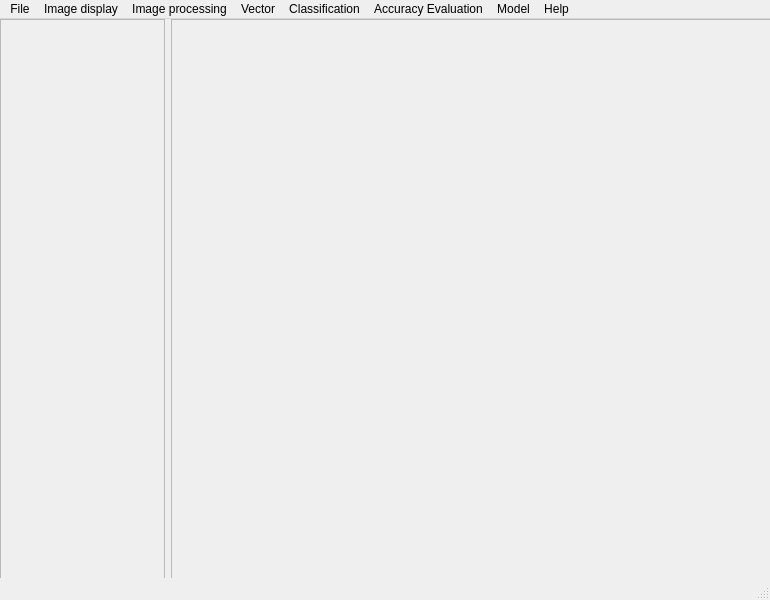
<?xml version="1.0" encoding="UTF-8"?>
<ui version="4.0">
 <class>MainWindow</class>
 <widget class="QMainWindow" name="MainWindow">
  <property name="geometry">
   <rect>
    <x>0</x>
    <y>0</y>
    <width>770</width>
    <height>600</height>
   </rect>
  </property>
  <property name="windowTitle">
   <string>MainWindow</string>
  </property>
  <widget class="QWidget" name="centralwidget">
   <widget class="QWidget" name="layoutWidget">
    <property name="geometry">
     <rect>
      <x>0</x>
      <y>0</y>
      <width>791</width>
      <height>561</height>
     </rect>
    </property>
    <layout class="QHBoxLayout" name="horizontalLayout_2">
     <item>
      <widget class="QFrame" name="frame">
       <property name="sizePolicy">
        <sizepolicy hsizetype="Expanding" vsizetype="Expanding">
         <horstretch>4</horstretch>
         <verstretch>0</verstretch>
        </sizepolicy>
       </property>
       <property name="frameShape">
        <enum>QFrame::StyledPanel</enum>
       </property>
       <property name="frameShadow">
        <enum>QFrame::Raised</enum>
       </property>
      </widget>
     </item>
     <item>
      <widget class="QFrame" name="frame_2">
       <property name="sizePolicy">
        <sizepolicy hsizetype="Expanding" vsizetype="Expanding">
         <horstretch>15</horstretch>
         <verstretch>0</verstretch>
        </sizepolicy>
       </property>
       <property name="frameShape">
        <enum>QFrame::StyledPanel</enum>
       </property>
       <property name="frameShadow">
        <enum>QFrame::Raised</enum>
       </property>
      </widget>
     </item>
    </layout>
   </widget>
  </widget>
  <widget class="QMenuBar" name="menubar">
   <property name="geometry">
    <rect>
     <x>0</x>
     <y>0</y>
     <width>770</width>
     <height>24</height>
    </rect>
   </property>
   <widget class="QMenu" name="menu_File">
    <property name="title">
     <string>File</string>
    </property>
    <addaction name="actionOpenImageFile"/>
    <addaction name="actionOpenVectorData"/>
    <addaction name="actionSaveImageFileAs"/>
    <addaction name="actionSaveVectorFileAs"/>
    <addaction name="actionExit"/>
   </widget>
   <widget class="QMenu" name="menu_ImageDisplay">
    <property name="title">
     <string>Image display</string>
    </property>
    <addaction name="actionBandextraction"/>
    <addaction name="actionviewingmetadata"/>
    <addaction name="actionBandsynthesis"/>
    <addaction name="actionImageCutting"/>
    <addaction name="actionProjection"/>
    <addaction name="actionHistogram"/>
    <addaction name="actionSpectral_characteristics"/>
   </widget>
   <widget class="QMenu" name="menu_image_processing">
    <property name="title">
     <string>Image processing</string>
    </property>
    <widget class="QMenu" name="menu_Image_enhancement">
     <property name="title">
      <string>Image enhancement</string>
     </property>
     <addaction name="actionImagestretching"/>
     <addaction name="actionEqualize"/>
    </widget>
    <widget class="QMenu" name="menu_Filtering">
     <property name="title">
      <string>Filtering</string>
     </property>
     <addaction name="actionSmoothing"/>
     <addaction name="actionSharpening"/>
     <addaction name="actionEdgedetection"/>
    </widget>
    <addaction name="menu_Image_enhancement"/>
    <addaction name="menu_Filtering"/>
    <addaction name="actionBandMath"/>
   </widget>
   <widget class="QMenu" name="menu_ROI">
    <property name="title">
     <string>Vector</string>
    </property>
    <widget class="QMenu" name="menu_Creating_Vector">
     <property name="title">
      <string>Creating Vector</string>
     </property>
     <addaction name="actionPoint"/>
     <addaction name="actionPolyline"/>
     <addaction name="actionPolygon"/>
    </widget>
    <addaction name="actionCreatingROI"/>
    <addaction name="actionSaveROIAs"/>
    <addaction name="actionEditingROI"/>
    <addaction name="menu_Creating_Vector"/>
   </widget>
   <widget class="QMenu" name="menuClassification">
    <property name="title">
     <string>Classification</string>
    </property>
    <widget class="QMenu" name="menuSupervised_Classification">
     <property name="title">
      <string>Supervised Classification</string>
     </property>
     <addaction name="actionMaximum_Likelihood"/>
     <addaction name="actionMinimum_Distance"/>
     <addaction name="actionSVM"/>
     <addaction name="actionDecision_Tree"/>
     <addaction name="actionRandom_Forest"/>
    </widget>
    <widget class="QMenu" name="menuUnsupervised_Classification">
     <property name="title">
      <string>Unsupervised Classification</string>
     </property>
     <addaction name="actionK_means"/>
     <addaction name="actionISODATA"/>
    </widget>
    <widget class="QMenu" name="menuClassification_Result_Processing">
     <property name="title">
      <string>Classification Result Processing</string>
     </property>
     <addaction name="actionCustom_Color"/>
     <addaction name="actionSmooth_Processing"/>
     <addaction name="actionDenoising"/>
    </widget>
    <addaction name="menuSupervised_Classification"/>
    <addaction name="menuUnsupervised_Classification"/>
    <addaction name="actionDeep_leraning_Classification"/>
    <addaction name="actionSave_Model_As"/>
    <addaction name="menuClassification_Result_Processing"/>
    <addaction name="actionGenerating"/>
   </widget>
   <widget class="QMenu" name="menuAccuracy_Evaluation">
    <property name="title">
     <string>Accuracy Evaluation</string>
    </property>
    <addaction name="actionConfusion_Matrix"/>
    <addaction name="actionOverall_Accuracy"/>
    <addaction name="actionKappa"/>
    <addaction name="actionVerify_Sample_Accuracy_Test"/>
    <addaction name="actionGenerate_Accuracy_Evaluation_Table"/>
   </widget>
   <widget class="QMenu" name="menuModel">
    <property name="title">
     <string>Model</string>
    </property>
   </widget>
   <widget class="QMenu" name="menuHelp">
    <property name="title">
     <string>Help</string>
    </property>
    <addaction name="actionLanguage"/>
    <addaction name="actionGuide"/>
    <addaction name="actionHelp"/>
   </widget>
   <addaction name="menu_File"/>
   <addaction name="menu_ImageDisplay"/>
   <addaction name="menu_image_processing"/>
   <addaction name="menu_ROI"/>
   <addaction name="menuClassification"/>
   <addaction name="menuAccuracy_Evaluation"/>
   <addaction name="menuModel"/>
   <addaction name="menuHelp"/>
  </widget>
  <widget class="QStatusBar" name="statusbar"/>
  <action name="actionOpenImageFile">
   <property name="text">
    <string>Open Image File</string>
   </property>
  </action>
  <action name="actionOpenVectorData">
   <property name="text">
    <string>Open vector data</string>
   </property>
  </action>
  <action name="actionBandextraction">
   <property name="text">
    <string>Band extraction</string>
   </property>
  </action>
  <action name="actionviewingmetadata">
   <property name="text">
    <string>viewing metadata</string>
   </property>
  </action>
  <action name="actionSaveImageFileAs">
   <property name="text">
    <string>Save Image File As</string>
   </property>
  </action>
  <action name="actionSaveVectorFileAs">
   <property name="text">
    <string>Save Vector File As</string>
   </property>
  </action>
  <action name="actionBandsynthesis">
   <property name="text">
    <string>Band synthesis</string>
   </property>
  </action>
  <action name="actionImageCutting">
   <property name="text">
    <string>Image Cutting</string>
   </property>
  </action>
  <action name="actionProjection">
   <property name="text">
    <string>Projection</string>
   </property>
  </action>
  <action name="actionHistogram">
   <property name="text">
    <string>Histogram</string>
   </property>
  </action>
  <action name="actionSpectral_characteristics">
   <property name="text">
    <string>Spectral characteristics</string>
   </property>
  </action>
  <action name="actionImagestretching">
   <property name="text">
    <string>Image stretching</string>
   </property>
  </action>
  <action name="actionEqualize">
   <property name="text">
    <string>Equalize</string>
   </property>
  </action>
  <action name="actionSmoothing">
   <property name="text">
    <string>Smoothing</string>
   </property>
  </action>
  <action name="actionSharpening">
   <property name="text">
    <string>Sharpening</string>
   </property>
  </action>
  <action name="actionEdgedetection">
   <property name="text">
    <string>Edge detection</string>
   </property>
  </action>
  <action name="actionBandMath">
   <property name="text">
    <string>Band Math</string>
   </property>
  </action>
  <action name="actionCreatingROI">
   <property name="text">
    <string>Creating ROI</string>
   </property>
  </action>
  <action name="actionSaveROIAs">
   <property name="text">
    <string>Save ROI As</string>
   </property>
  </action>
  <action name="actionEditingROI">
   <property name="text">
    <string>Editing ROI</string>
   </property>
  </action>
  <action name="actionPoint">
   <property name="text">
    <string>Point</string>
   </property>
  </action>
  <action name="actionPolyline">
   <property name="text">
    <string>Polyline</string>
   </property>
  </action>
  <action name="actionPolygon">
   <property name="text">
    <string>Polygon</string>
   </property>
  </action>
  <action name="actionMaximum_Likelihood">
   <property name="text">
    <string>Maximum Likelihood</string>
   </property>
  </action>
  <action name="actionMinimum_Distance">
   <property name="text">
    <string>Minimum Distance</string>
   </property>
  </action>
  <action name="actionSVM">
   <property name="text">
    <string>SVM</string>
   </property>
  </action>
  <action name="actionDecision_Tree">
   <property name="text">
    <string>Decision Tree</string>
   </property>
  </action>
  <action name="actionRandom_Forest">
   <property name="text">
    <string>Random Forest</string>
   </property>
  </action>
  <action name="actionK_means">
   <property name="text">
    <string>K-means</string>
   </property>
  </action>
  <action name="actionISODATA">
   <property name="text">
    <string>ISODATA</string>
   </property>
  </action>
  <action name="actionDeep_leraning_Classification">
   <property name="text">
    <string>Deep-leraning Classification</string>
   </property>
  </action>
  <action name="actionSave_Model_As">
   <property name="text">
    <string>Save Model As</string>
   </property>
  </action>
  <action name="actionCustom_Color">
   <property name="text">
    <string>Custom Color</string>
   </property>
  </action>
  <action name="actionSmooth_Processing">
   <property name="text">
    <string>Smooth Processing</string>
   </property>
  </action>
  <action name="actionDenoising">
   <property name="text">
    <string>Denoising</string>
   </property>
  </action>
  <action name="actionConfusion_Matrix">
   <property name="text">
    <string>Confusion Matrix</string>
   </property>
  </action>
  <action name="actionOverall_Accuracy">
   <property name="text">
    <string>Overall Accuracy</string>
   </property>
  </action>
  <action name="actionKappa">
   <property name="text">
    <string>Kappa</string>
   </property>
  </action>
  <action name="actionVerify_Sample_Accuracy_Test">
   <property name="text">
    <string>Verifing Sample Accuracy Test</string>
   </property>
  </action>
  <action name="actionExit">
   <property name="text">
    <string>Exit</string>
   </property>
  </action>
  <action name="actionGenerate_Accuracy_Evaluation_Table">
   <property name="text">
    <string>Generating Accuracy Evaluation Table</string>
   </property>
  </action>
  <action name="actionGenerating">
   <property name="text">
    <string>Generating Classification Report</string>
   </property>
  </action>
  <action name="actionLanguage">
   <property name="text">
    <string>Language</string>
   </property>
  </action>
  <action name="actionGuide">
   <property name="text">
    <string>Guide</string>
   </property>
  </action>
  <action name="actionHelp">
   <property name="text">
    <string>About This App</string>
   </property>
  </action>
 </widget>
 <resources/>
 <connections/>
</ui>
